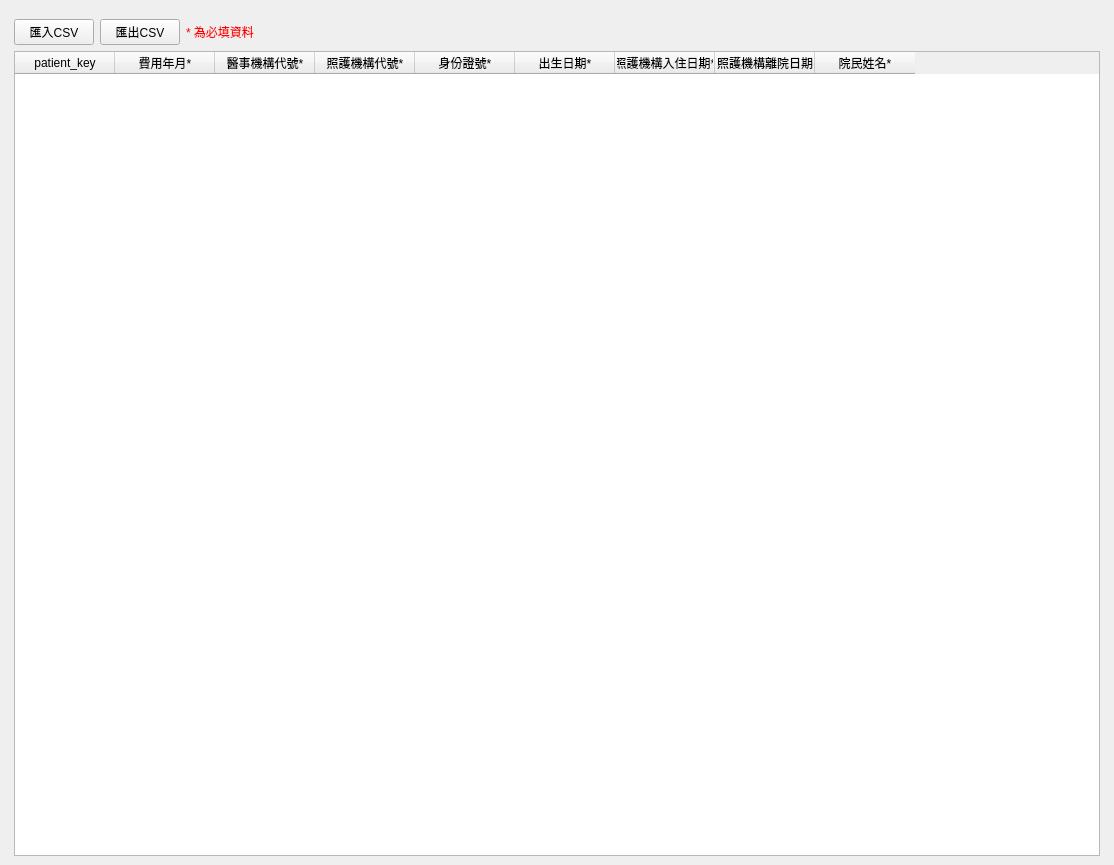
<?xml version="1.0" encoding="UTF-8"?>
<ui version="4.0">
 <class>WindowStatisticsInsNursingHomeData</class>
 <widget class="QMainWindow" name="WindowStatisticsInsNursingHomeData">
  <property name="geometry">
   <rect>
    <x>0</x>
    <y>0</y>
    <width>1114</width>
    <height>865</height>
   </rect>
  </property>
  <property name="windowTitle">
   <string>照護機構院民資料</string>
  </property>
  <widget class="QWidget" name="centralwidget">
   <layout class="QHBoxLayout" name="horizontalLayout">
    <item>
     <layout class="QVBoxLayout" name="verticalLayout">
      <property name="leftMargin">
       <number>5</number>
      </property>
      <property name="topMargin">
       <number>10</number>
      </property>
      <property name="rightMargin">
       <number>5</number>
      </property>
      <item>
       <layout class="QHBoxLayout" name="horizontalLayout_3">
        <item>
         <widget class="QPushButton" name="pushButton_import_csv">
          <property name="text">
           <string>匯入CSV</string>
          </property>
          <property name="icon">
           <iconset>
            <normaloff>../icons/document-import.svg</normaloff>../icons/document-import.svg</iconset>
          </property>
         </widget>
        </item>
        <item>
         <widget class="QPushButton" name="pushButton_export_csv">
          <property name="text">
           <string>匯出CSV</string>
          </property>
          <property name="icon">
           <iconset>
            <normaloff>../icons/document-export.svg</normaloff>../icons/document-export.svg</iconset>
          </property>
         </widget>
        </item>
        <item>
         <widget class="QLabel" name="label">
          <property name="styleSheet">
           <string notr="true">color: rgb(255, 0, 0);</string>
          </property>
          <property name="text">
           <string>* 為必填資料</string>
          </property>
         </widget>
        </item>
        <item>
         <spacer name="horizontalSpacer">
          <property name="orientation">
           <enum>Qt::Horizontal</enum>
          </property>
          <property name="sizeHint" stdset="0">
           <size>
            <width>40</width>
            <height>20</height>
           </size>
          </property>
         </spacer>
        </item>
       </layout>
      </item>
      <item>
       <widget class="QTableWidget" name="tableWidget_patient">
        <property name="editTriggers">
         <set>QAbstractItemView::NoEditTriggers</set>
        </property>
        <property name="alternatingRowColors">
         <bool>true</bool>
        </property>
        <property name="selectionMode">
         <enum>QAbstractItemView::SingleSelection</enum>
        </property>
        <property name="selectionBehavior">
         <enum>QAbstractItemView::SelectRows</enum>
        </property>
        <column>
         <property name="text">
          <string>patient_key</string>
         </property>
        </column>
        <column>
         <property name="text">
          <string>費用年月*</string>
         </property>
        </column>
        <column>
         <property name="text">
          <string>醫事機構代號*</string>
         </property>
        </column>
        <column>
         <property name="text">
          <string>照護機構代號*</string>
         </property>
        </column>
        <column>
         <property name="text">
          <string>身份證號*</string>
         </property>
        </column>
        <column>
         <property name="text">
          <string>出生日期*</string>
         </property>
        </column>
        <column>
         <property name="text">
          <string>照護機構入住日期*</string>
         </property>
        </column>
        <column>
         <property name="text">
          <string>照護機構離院日期</string>
         </property>
        </column>
        <column>
         <property name="text">
          <string>院民姓名*</string>
         </property>
        </column>
       </widget>
      </item>
     </layout>
    </item>
   </layout>
  </widget>
  <widget class="QMenuBar" name="menubar">
   <property name="geometry">
    <rect>
     <x>0</x>
     <y>0</y>
     <width>1114</width>
     <height>32</height>
    </rect>
   </property>
  </widget>
  <action name="action_export_excel">
   <property name="icon">
    <iconset>
     <normaloff>../icons/document-export.svg</normaloff>../icons/document-export.svg</iconset>
   </property>
   <property name="text">
    <string>匯出Excel</string>
   </property>
  </action>
 </widget>
 <resources/>
 <connections/>
</ui>
